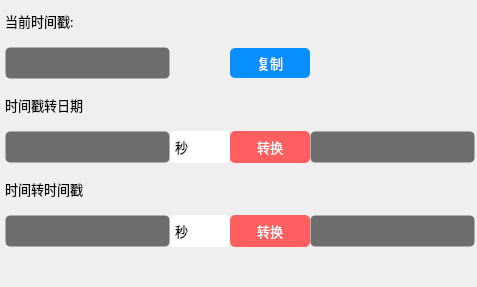
                    <widget class="QWidget" name="page_20">
                     <layout class="QVBoxLayout" name="verticalLayout_18">
                      <property name="spacing">
                       <number>18</number>
                      </property>
                      <property name="leftMargin">
                       <number>5</number>
                      </property>
                      <property name="topMargin">
                       <number>5</number>
                      </property>
                      <property name="rightMargin">
                       <number>2</number>
                      </property>
                      <property name="bottomMargin">
                       <number>0</number>
                      </property>
                      <item>
                       <widget class="QWidget" name="gridWidget_timestamp" native="true">
                        <layout class="QGridLayout" name="gridLayout_2">
                         <property name="leftMargin">
                          <number>0</number>
                         </property>
                         <property name="topMargin">
                          <number>0</number>
                         </property>
                         <property name="rightMargin">
                          <number>0</number>
                         </property>
                         <property name="bottomMargin">
                          <number>0</number>
                         </property>
                         <property name="horizontalSpacing">
                          <number>0</number>
                         </property>
                         <property name="verticalSpacing">
                          <number>10</number>
                         </property>
                         <item row="1" column="2">
                          <widget class="QToolButton" name="toolButton_timestamp_copy">
                           <property name="minimumSize">
                            <size>
                             <width>80</width>
                             <height>30</height>
                            </size>
                           </property>
                           <property name="maximumSize">
                            <size>
                             <width>80</width>
                             <height>30</height>
                            </size>
                           </property>
                           <property name="font">
                            <font>
                             <family>OPPOSans B</family>
                             <pointsize>10</pointsize>
                             <stylestrategy>PreferAntialias</stylestrategy>
                            </font>
                           </property>
                           <property name="styleSheet">
                            <string notr="true">QToolButton {
	color: rgb(255, 255, 255);
	background-color: rgb(7, 143, 255);
	border-radius: 5px;
}

QToolButton::menu-indicator { 
	image: None;
}

 
QToolButton:hover {
	color: rgb(255, 255, 255);
	background-color: rgb(7, 143, 255);
}</string>
                           </property>
                           <property name="text">
                            <string>复制</string>
                           </property>
                          </widget>
                         </item>
                         <item row="0" column="0">
                          <widget class="QLabel" name="label_now_timestamp">
                           <property name="minimumSize">
                            <size>
                             <width>0</width>
                             <height>32</height>
                            </size>
                           </property>
                           <property name="maximumSize">
                            <size>
                             <width>16777215</width>
                             <height>32</height>
                            </size>
                           </property>
                           <property name="font">
                            <font>
                             <family>OPPOSans B</family>
                             <pointsize>10</pointsize>
                             <stylestrategy>PreferAntialias</stylestrategy>
                            </font>
                           </property>
                           <property name="text">
                            <string>当前时间戳:</string>
                           </property>
                          </widget>
                         </item>
                         <item row="3" column="1">
                          <widget class="QComboBox" name="comboBox_time2date">
                           <property name="minimumSize">
                            <size>
                             <width>60</width>
                             <height>32</height>
                            </size>
                           </property>
                           <property name="maximumSize">
                            <size>
                             <width>60</width>
                             <height>32</height>
                            </size>
                           </property>
                           <property name="font">
                            <font>
                             <family>OPPOSans B</family>
                             <pointsize>10</pointsize>
                             <stylestrategy>PreferAntialias</stylestrategy>
                            </font>
                           </property>
                           <property name="styleSheet">
                            <string notr="true">QComboBox{ 
border:0px solid gray;  
border-radius:5px;  
/*padding: 5px; */
/*min-width:4em;*/
}

QComboBox::drop-down{
subcontrol-origin:padding; 
subcontrol-position:top right; 
width:20px; 
/*border-left-width:1px;*/
border-left-color:darkgray;
border-left-style:solid; 
border-top-right-radius:3px; 
border-bottom-right-radius:3px;
}
QComboBox QAbstractItemView{
border: 2px solid #4E6D8C;
}
QComboBox::down-arrow{
border-image: url(:/lib/up.png);
    width:20px;
	height:20px;

}
</string>
                           </property>
                           <item>
                            <property name="text">
                             <string>秒</string>
                            </property>
                           </item>
                           <item>
                            <property name="text">
                             <string>毫秒</string>
                            </property>
                           </item>
                          </widget>
                         </item>
                         <item row="2" column="0">
                          <widget class="QLabel" name="label_time2date">
                           <property name="minimumSize">
                            <size>
                             <width>0</width>
                             <height>32</height>
                            </size>
                           </property>
                           <property name="maximumSize">
                            <size>
                             <width>16777215</width>
                             <height>32</height>
                            </size>
                           </property>
                           <property name="font">
                            <font>
                             <family>OPPOSans B</family>
                             <pointsize>10</pointsize>
                             <stylestrategy>PreferAntialias</stylestrategy>
                            </font>
                           </property>
                           <property name="styleSheet">
                            <string notr="true"/>
                           </property>
                           <property name="text">
                            <string>时间戳转日期</string>
                           </property>
                          </widget>
                         </item>
                         <item row="3" column="0">
                          <widget class="QLineEdit" name="lineEdit_time2date_in">
                           <property name="minimumSize">
                            <size>
                             <width>165</width>
                             <height>32</height>
                            </size>
                           </property>
                           <property name="maximumSize">
                            <size>
                             <width>165</width>
                             <height>32</height>
                            </size>
                           </property>
                           <property name="font">
                            <font>
                             <family>OPPOSans B</family>
                             <pointsize>10</pointsize>
                             <stylestrategy>PreferAntialias</stylestrategy>
                            </font>
                           </property>
                           <property name="styleSheet">
                            <string notr="true">background-color: rgb(25, 25, 25, 155);
border: 1px solid rgba(255, 255, 255, 0);
border-radius: 5px;
padding-left:5px;
/*padding-right:10px;*/</string>
                           </property>
                           <property name="text">
                            <string/>
                           </property>
                          </widget>
                         </item>
                         <item row="1" column="0">
                          <widget class="QLineEdit" name="lineEdit_now_timestamp">
                           <property name="minimumSize">
                            <size>
                             <width>165</width>
                             <height>32</height>
                            </size>
                           </property>
                           <property name="maximumSize">
                            <size>
                             <width>165</width>
                             <height>32</height>
                            </size>
                           </property>
                           <property name="font">
                            <font>
                             <family>OPPOSans B</family>
                             <pointsize>10</pointsize>
                             <stylestrategy>PreferAntialias</stylestrategy>
                            </font>
                           </property>
                           <property name="styleSheet">
                            <string notr="true">background-color: rgb(25, 25, 25, 155);
border: 1px solid rgba(255, 255, 255, 0);
border-radius: 5px;
padding-left:5px;
/*padding-right:10px;*/</string>
                           </property>
                           <property name="readOnly">
                            <bool>true</bool>
                           </property>
                          </widget>
                         </item>
                         <item row="5" column="0">
                          <widget class="QLabel" name="label_date2time">
                           <property name="minimumSize">
                            <size>
                             <width>0</width>
                             <height>32</height>
                            </size>
                           </property>
                           <property name="maximumSize">
                            <size>
                             <width>16777215</width>
                             <height>32</height>
                            </size>
                           </property>
                           <property name="font">
                            <font>
                             <family>OPPOSans B</family>
                             <pointsize>10</pointsize>
                             <stylestrategy>PreferAntialias</stylestrategy>
                            </font>
                           </property>
                           <property name="text">
                            <string>时间转时间戳</string>
                           </property>
                          </widget>
                         </item>
                         <item row="3" column="3">
                          <widget class="QLineEdit" name="lineEdit_time2date_out">
                           <property name="minimumSize">
                            <size>
                             <width>165</width>
                             <height>32</height>
                            </size>
                           </property>
                           <property name="maximumSize">
                            <size>
                             <width>165</width>
                             <height>32</height>
                            </size>
                           </property>
                           <property name="font">
                            <font>
                             <family>OPPOSans B</family>
                             <pointsize>10</pointsize>
                             <stylestrategy>PreferAntialias</stylestrategy>
                            </font>
                           </property>
                           <property name="styleSheet">
                            <string notr="true">background-color: rgb(25, 25, 25, 155);
border: 1px solid rgba(255, 255, 255, 0);
border-radius: 5px;
padding-left:5px;
/*padding-right:10px;*/</string>
                           </property>
                           <property name="text">
                            <string/>
                           </property>
                          </widget>
                         </item>
                         <item row="3" column="2">
                          <widget class="QToolButton" name="toolButton_time2date">
                           <property name="minimumSize">
                            <size>
                             <width>80</width>
                             <height>32</height>
                            </size>
                           </property>
                           <property name="maximumSize">
                            <size>
                             <width>80</width>
                             <height>32</height>
                            </size>
                           </property>
                           <property name="font">
                            <font>
                             <family>OPPOSans B</family>
                             <pointsize>10</pointsize>
                             <stylestrategy>PreferAntialias</stylestrategy>
                            </font>
                           </property>
                           <property name="styleSheet">
                            <string notr="true">QToolButton {
	color: rgb(255, 255, 255);
	background-color: rgb(255, 95, 95);
	border-radius: 5px;
}

QToolButton::menu-indicator { 
	image: None;
}

 
QToolButton:hover {
	color: rgb(255, 255, 255);
	background-color: rgb(255, 95, 95);
}</string>
                           </property>
                           <property name="text">
                            <string>转换</string>
                           </property>
                          </widget>
                         </item>
                         <item row="6" column="0">
                          <widget class="QLineEdit" name="lineEdit_date2time_in">
                           <property name="minimumSize">
                            <size>
                             <width>165</width>
                             <height>32</height>
                            </size>
                           </property>
                           <property name="maximumSize">
                            <size>
                             <width>165</width>
                             <height>32</height>
                            </size>
                           </property>
                           <property name="font">
                            <font>
                             <family>OPPOSans B</family>
                             <pointsize>10</pointsize>
                             <stylestrategy>PreferAntialias</stylestrategy>
                            </font>
                           </property>
                           <property name="styleSheet">
                            <string notr="true">background-color: rgb(25, 25, 25, 155);
border: 1px solid rgba(255, 255, 255, 0);
border-radius: 5px;
padding-left:5px;
/*padding-right:10px;*/</string>
                           </property>
                          </widget>
                         </item>
                         <item row="6" column="1">
                          <widget class="QComboBox" name="comboBox_date2time">
                           <property name="minimumSize">
                            <size>
                             <width>60</width>
                             <height>32</height>
                            </size>
                           </property>
                           <property name="maximumSize">
                            <size>
                             <width>60</width>
                             <height>32</height>
                            </size>
                           </property>
                           <property name="font">
                            <font>
                             <family>OPPOSans B</family>
                             <pointsize>10</pointsize>
                             <stylestrategy>PreferAntialias</stylestrategy>
                            </font>
                           </property>
                           <property name="styleSheet">
                            <string notr="true">QComboBox{ 
border:0px solid gray;  
border-radius:5px;  
/*padding: 5px; */
/*min-width:4em;*/
}

QComboBox::drop-down{
subcontrol-origin:padding; 
subcontrol-position:top right; 
width:20px; 
/*border-left-width:1px;*/
border-left-color:darkgray;
border-left-style:solid; 
border-top-right-radius:3px; 
border-bottom-right-radius:3px;
}
QComboBox QAbstractItemView{
border: 2px solid #4E6D8C;
}
QComboBox::down-arrow{
border-image: url(:/lib/up.png);
    width:20px;
	height:20px;

}
</string>
                           </property>
                           <item>
                            <property name="text">
                             <string>秒</string>
                            </property>
                           </item>
                           <item>
                            <property name="text">
                             <string>毫秒</string>
                            </property>
                           </item>
                          </widget>
                         </item>
                         <item row="6" column="2">
                          <widget class="QToolButton" name="toolButton_date2time">
                           <property name="minimumSize">
                            <size>
                             <width>80</width>
                             <height>32</height>
                            </size>
                           </property>
                           <property name="maximumSize">
                            <size>
                             <width>80</width>
                             <height>32</height>
                            </size>
                           </property>
                           <property name="font">
                            <font>
                             <family>OPPOSans B</family>
                             <pointsize>10</pointsize>
                             <stylestrategy>PreferAntialias</stylestrategy>
                            </font>
                           </property>
                           <property name="styleSheet">
                            <string notr="true">QToolButton {
	color: rgb(255, 255, 255);
	background-color: rgb(255, 95, 95);
	border-radius: 5px;
}

QToolButton::menu-indicator { 
	image: None;
}

 
QToolButton:hover {
	color: rgb(255, 255, 255);
	background-color: rgb(255, 95, 95);
}</string>
                           </property>
                           <property name="text">
                            <string>转换</string>
                           </property>
                          </widget>
                         </item>
                         <item row="6" column="3">
                          <widget class="QLineEdit" name="lineEdit_date2time_out">
                           <property name="minimumSize">
                            <size>
                             <width>165</width>
                             <height>32</height>
                            </size>
                           </property>
                           <property name="maximumSize">
                            <size>
                             <width>165</width>
                             <height>32</height>
                            </size>
                           </property>
                           <property name="font">
                            <font>
                             <family>OPPOSans B</family>
                             <pointsize>10</pointsize>
                             <stylestrategy>PreferAntialias</stylestrategy>
                            </font>
                           </property>
                           <property name="styleSheet">
                            <string notr="true">background-color: rgb(25, 25, 25, 155);
border: 1px solid rgba(255, 255, 255, 0);
border-radius: 5px;
padding-left:5px;
/*padding-right:10px;*/</string>
                           </property>
                          </widget>
                         </item>
                        </layout>
                       </widget>
                      </item>
                      <item>
                       <spacer name="verticalSpacer_2">
                        <property name="orientation">
                         <enum>Qt::Vertical</enum>
                        </property>
                        <property name="sizeHint" stdset="0">
                         <size>
                          <width>20</width>
                          <height>40</height>
                         </size>
                        </property>
                       </spacer>
                      </item>
                     </layout>
                    </widget>
